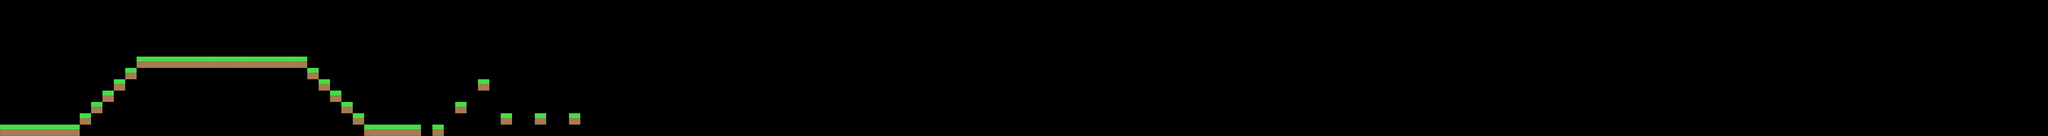

The image is a tile-based game level rendered from a .tmx file. Its description and complete source (layers, tilesets, objects, tile grids) follow:
An orthogonal 180x12 tile map with 128x128 px tiles, 1 tile layer (Capa de patrones 1).

<map version="1.2" tiledversion="1.3.3" orientation="orthogonal" renderorder="right-down" width="180" height="12" tilewidth="128" tileheight="128" infinite="0" nextlayerid="2" nextobjectid="1">
 <editorsettings>
  <export target="Level1Platformer.csv" format="csv" />
 </editorsettings>
 <tileset firstgid="1" source="Dirt.tsx" />
 <layer id="1" name="Capa de patrones 1" width="180" height="12">
  <data encoding="csv">
0,0,0,0,0,0,0,0,0,0,0,0,0,0,0,0,0,0,0,0,0,0,0,0,0,0,0,0,0,0,0,0,0,0,0,0,0,0,0,0,0,0,0,0,0,0,0,0,0,0,0,0,0,0,0,0,0,0,0,0,0,0,0,0,0,0,0,0,0,0,0,0,0,0,0,0,0,0,0,0,0,0,0,0,0,0,0,0,0,0,0,0,0,0,0,0,0,0,0,0,0,0,0,0,0,0,0,0,0,0,0,0,0,0,0,0,0,0,0,0,0,0,0,0,0,0,0,0,0,0,0,0,0,0,0,0,0,0,0,0,0,0,0,0,0,0,0,0,0,0,0,0,0,0,0,0,0,0,0,0,0,0,0,0,0,0,0,0,0,0,0,0,0,0,0,0,0,0,0,0,
0,0,0,0,0,0,0,0,0,0,0,0,0,0,0,0,0,0,0,0,0,0,0,0,0,0,0,0,0,0,0,0,0,0,0,0,0,0,0,0,0,0,0,0,0,0,0,0,0,0,0,0,0,0,0,0,0,0,0,0,0,0,0,0,0,0,0,0,0,0,0,0,0,0,0,0,0,0,0,0,0,0,0,0,0,0,0,0,0,0,0,0,0,0,0,0,0,0,0,0,0,0,0,0,0,0,0,0,0,0,0,0,0,0,0,0,0,0,0,0,0,0,0,0,0,0,0,0,0,0,0,0,0,0,0,0,0,0,0,0,0,0,0,0,0,0,0,0,0,0,0,0,0,0,0,0,0,0,0,0,0,0,0,0,0,0,0,0,0,0,0,0,0,0,0,0,0,0,0,0,
0,0,0,0,0,0,0,0,0,0,0,0,0,0,0,0,0,0,0,0,0,0,0,0,0,0,0,0,0,0,0,0,0,0,0,0,0,0,0,0,0,0,0,0,0,0,0,0,0,0,0,0,0,0,0,0,0,0,0,0,0,0,0,0,0,0,0,0,0,0,0,0,0,0,0,0,0,0,0,0,0,0,0,0,0,0,0,0,0,0,0,0,0,0,0,0,0,0,0,0,0,0,0,0,0,0,0,0,0,0,0,0,0,0,0,0,0,0,0,0,0,0,0,0,0,0,0,0,0,0,0,0,0,0,0,0,0,0,0,0,0,0,0,0,0,0,0,0,0,0,0,0,0,0,0,0,0,0,0,0,0,0,0,0,0,0,0,0,0,0,0,0,0,0,0,0,0,0,0,0,
0,0,0,0,0,0,0,0,0,0,0,0,0,0,0,0,0,0,0,0,0,0,0,0,0,0,0,0,0,0,0,0,0,0,0,0,0,0,0,0,0,0,0,0,0,0,0,0,0,0,0,0,0,0,0,0,0,0,0,0,0,0,0,0,0,0,0,0,0,0,0,0,0,0,0,0,0,0,0,0,0,0,0,0,0,0,0,0,0,0,0,0,0,0,0,0,0,0,0,0,0,0,0,0,0,0,0,0,0,0,0,0,0,0,0,0,0,0,0,0,0,0,0,0,0,0,0,0,0,0,0,0,0,0,0,0,0,0,0,0,0,0,0,0,0,0,0,0,0,0,0,0,0,0,0,0,0,0,0,0,0,0,0,0,0,0,0,0,0,0,0,0,0,0,0,0,0,0,0,0,
0,0,0,0,0,0,0,0,0,0,0,0,0,0,0,0,0,0,0,0,0,0,0,0,0,0,0,0,0,0,0,0,0,0,0,0,0,0,0,0,0,0,0,0,0,0,0,0,0,0,0,0,0,0,0,0,0,0,0,0,0,0,0,0,0,0,0,0,0,0,0,0,0,0,0,0,0,0,0,0,0,0,0,0,0,0,0,0,0,0,0,0,0,0,0,0,0,0,0,0,0,0,0,0,0,0,0,0,0,0,0,0,0,0,0,0,0,0,0,0,0,0,0,0,0,0,0,0,0,0,0,0,0,0,0,0,0,0,0,0,0,0,0,0,0,0,0,0,0,0,0,0,0,0,0,0,0,0,0,0,0,0,0,0,0,0,0,0,0,0,0,0,0,0,0,0,0,0,0,0,
0,0,0,0,0,0,0,0,0,0,0,0,1,1,1,1,1,1,1,1,1,1,1,1,1,1,1,0,0,0,0,0,0,0,0,0,0,0,0,0,0,0,0,0,0,0,0,0,0,0,0,0,0,0,0,0,0,0,0,0,0,0,0,0,0,0,0,0,0,0,0,0,0,0,0,0,0,0,0,0,0,0,0,0,0,0,0,0,0,0,0,0,0,0,0,0,0,0,0,0,0,0,0,0,0,0,0,0,0,0,0,0,0,0,0,0,0,0,0,0,0,0,0,0,0,0,0,0,0,0,0,0,0,0,0,0,0,0,0,0,0,0,0,0,0,0,0,0,0,0,0,0,0,0,0,0,0,0,0,0,0,0,0,0,0,0,0,0,0,0,0,0,0,0,0,0,0,0,0,0,
0,0,0,0,0,0,0,0,0,0,0,1,0,0,0,0,0,0,0,0,0,0,0,0,0,0,0,1,0,0,0,0,0,0,0,0,0,0,0,0,0,0,0,0,0,0,0,0,0,0,0,0,0,0,0,0,0,0,0,0,0,0,0,0,0,0,0,0,0,0,0,0,0,0,0,0,0,0,0,0,0,0,0,0,0,0,0,0,0,0,0,0,0,0,0,0,0,0,0,0,0,0,0,0,0,0,0,0,0,0,0,0,0,0,0,0,0,0,0,0,0,0,0,0,0,0,0,0,0,0,0,0,0,0,0,0,0,0,0,0,0,0,0,0,0,0,0,0,0,0,0,0,0,0,0,0,0,0,0,0,0,0,0,0,0,0,0,0,0,0,0,0,0,0,0,0,0,0,0,0,
0,0,0,0,0,0,0,0,0,0,1,0,0,0,0,0,0,0,0,0,0,0,0,0,0,0,0,0,1,0,0,0,0,0,0,0,0,0,0,0,0,0,1,0,0,0,0,0,0,0,0,0,0,0,0,0,0,0,0,0,0,0,0,0,0,0,0,0,0,0,0,0,0,0,0,0,0,0,0,0,0,0,0,0,0,0,0,0,0,0,0,0,0,0,0,0,0,0,0,0,0,0,0,0,0,0,0,0,0,0,0,0,0,0,0,0,0,0,0,0,0,0,0,0,0,0,0,0,0,0,0,0,0,0,0,0,0,0,0,0,0,0,0,0,0,0,0,0,0,0,0,0,0,0,0,0,0,0,0,0,0,0,0,0,0,0,0,0,0,0,0,0,0,0,0,0,0,0,0,0,
0,0,0,0,0,0,0,0,0,1,0,0,0,0,0,0,0,0,0,0,0,0,0,0,0,0,0,0,0,1,0,0,0,0,0,0,0,0,0,0,0,0,0,0,0,0,0,0,0,0,0,0,0,0,0,0,0,0,0,0,0,0,0,0,0,0,0,0,0,0,0,0,0,0,0,0,0,0,0,0,0,0,0,0,0,0,0,0,0,0,0,0,0,0,0,0,0,0,0,0,0,0,0,0,0,0,0,0,0,0,0,0,0,0,0,0,0,0,0,0,0,0,0,0,0,0,0,0,0,0,0,0,0,0,0,0,0,0,0,0,0,0,0,0,0,0,0,0,0,0,0,0,0,0,0,0,0,0,0,0,0,0,0,0,0,0,0,0,0,0,0,0,0,0,0,0,0,0,0,0,
0,0,0,0,0,0,0,0,1,0,0,0,0,0,0,0,0,0,0,0,0,0,0,0,0,0,0,0,0,0,1,0,0,0,0,0,0,0,0,0,1,0,0,0,0,0,0,0,0,0,0,0,0,0,0,0,0,0,0,0,0,0,0,0,0,0,0,0,0,0,0,0,0,0,0,0,0,0,0,0,0,0,0,0,0,0,0,0,0,0,0,0,0,0,0,0,0,0,0,0,0,0,0,0,0,0,0,0,0,0,0,0,0,0,0,0,0,0,0,0,0,0,0,0,0,0,0,0,0,0,0,0,0,0,0,0,0,0,0,0,0,0,0,0,0,0,0,0,0,0,0,0,0,0,0,0,0,0,0,0,0,0,0,0,0,0,0,0,0,0,0,0,0,0,0,0,0,0,0,0,
0,0,0,0,0,0,0,1,0,0,0,0,0,0,0,0,0,0,0,0,0,0,0,0,0,0,0,0,0,0,0,1,0,0,0,0,0,0,0,0,0,0,0,0,1,0,0,1,0,0,1,0,0,0,0,0,0,0,0,0,0,0,0,0,0,0,0,0,0,0,0,0,0,0,0,0,0,0,0,0,0,0,0,0,0,0,0,0,0,0,0,0,0,0,0,0,0,0,0,0,0,0,0,0,0,0,0,0,0,0,0,0,0,0,0,0,0,0,0,0,0,0,0,0,0,0,0,0,0,0,0,0,0,0,0,0,0,0,0,0,0,0,0,0,0,0,0,0,0,0,0,0,0,0,0,0,0,0,0,0,0,0,0,0,0,0,0,0,0,0,0,0,0,0,0,0,0,0,0,0,
1,1,1,1,1,1,1,0,0,0,0,0,0,0,0,0,0,0,0,0,0,0,0,0,0,0,0,0,0,0,0,0,1,1,1,1,1,0,1,0,0,0,0,0,0,0,0,0,0,0,0,0,0,0,0,0,0,0,0,0,0,0,0,0,0,0,0,0,0,0,0,0,0,0,0,0,0,0,0,0,0,0,0,0,0,0,0,0,0,0,0,0,0,0,0,0,0,0,0,0,0,0,0,0,0,0,0,0,0,0,0,0,0,0,0,0,0,0,0,0,0,0,0,0,0,0,0,0,0,0,0,0,0,0,0,0,0,0,0,0,0,0,0,0,0,0,0,0,0,0,0,0,0,0,0,0,0,0,0,0,0,0,0,0,0,0,0,0,0,0,0,0,0,0,0,0,0,0,0,0
</data>
 </layer>
</map>
